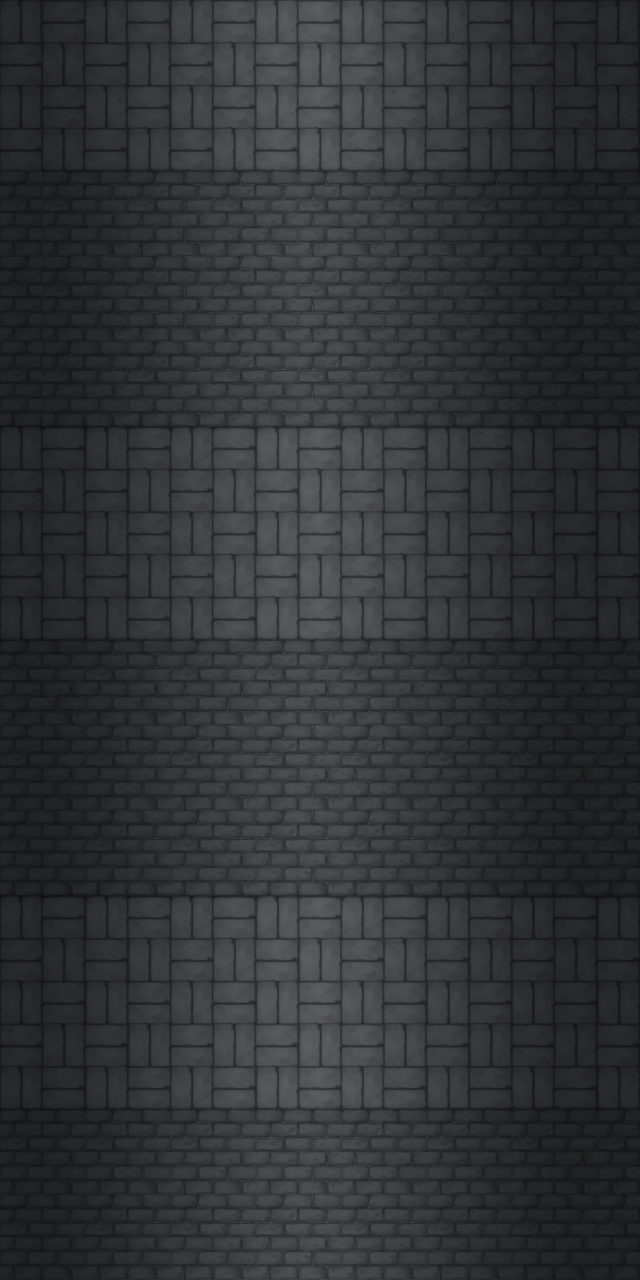
#> input picture input/A1-BackBG.jpg, 1920 x 3840 px (shown at 1/3 size); its folder holds only this picture in this run
$ python mix.py
#> lines starting #> are read from the running program, lines starting #| are printed output that depends on the picture
### core.py
import os
import numpy as np
import math
import glob
import cv2
import struct

inputPath = 'input'
outputPath = 'output'
testPath = 'test'


class ImgMixer():
    def __init__(self):
        self.imgMap = []
        self.unit = 128

    def isDiff(self, diffVal):
        bName = self.getFileName(self.imgName)
        if 'FrontBG' in bName:
            return diffVal < 0.5
        else:
            return diffVal < 2

    def getExt(self, filePath):
        return filePath.split('.')[-1]

    def getFileName(self, filePath):
        base = os.path.basename(filePath)
        return os.path.splitext(base)[0]

    def getBinPath(self, filePath):
        return '%s.bin' % self.getFileName(filePath)

    def getExImgPath(self, filePath):
        return '%s/%s.jpg' % (outputPath, self.getFileName(filePath))

    def getMatPath(self):
        return '%s/mat.jpg' % outputPath

    def getFile(self, type, path=inputPath, filterFile=None):
#> called with type = ('.jpg', '.png'), path = 'input'
        match = []
        filter = []
        if filterFile != None:
            with open(filterFile) as f:
                filter = f.readlines()
            filter = [a.strip() for a in filter]
        for root, dirs, files in os.walk(path):
            for file in files:
                if file.endswith(type):
                    match.append(os.path.join(root, file))
#> in openImg, img is the input picture: shape (3840, 1920, 3); mean B, G, R 53.1, 50.5, 49.7
        return [a for a in match if a not in filter]

    def makeMaps(self, inputImg):
        unitW, unitH = self.unit, self.unit

        h, w, _ = inputImg.shape
#> h = 3840; w = 1920

        xLength = w // unitW
#> xLength = 15
        yLength = h // unitH
#> yLength = 30

        indexMap = bytearray()
        header = struct.pack("2B", xLength, yLength)
        indexMap.extend(header)

        for y in range(yLength):
            for x in range(xLength):
                pimgX = x * unitW
                pimgY = y * unitH

                pimg = inputImg[pimgY:pimgY + unitH, pimgX:pimgX + unitW]
                resIndex = self.calUniqueImg(pimg)
                b = struct.pack('H', resIndex)
                indexMap.extend(b)
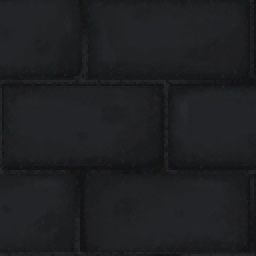
#> pimg: shape (128, 128, 3) (shown 2 times larger); mean B, G, R 33.8, 31.7, 30.8

        return indexMap

    def getBrightness(self, img):
        grayImage = cv2.cvtColor(img, cv2.COLOR_RGB2GRAY)
        m = cv2.mean(grayImage)[:3][0]
        return m

    def getCmpSource(self, img):
        grayImage = cv2.cvtColor(img, cv2.COLOR_RGB2GRAY)
        (thresh, blackAndWhiteImage) = cv2.threshold(
            grayImage, 128, 255, cv2.THRESH_BINARY | cv2.THRESH_OTSU)
        return blackAndWhiteImage

    def imgCmp(self, img1, img2):
        imgGray1 = self.getCmpSource(img1)
        imgGray2 = self.getCmpSource(img2)
        res = cv2.absdiff(imgGray1, imgGray2)
        res = res.astype(np.uint8)
        percentage = (np.count_nonzero(res) * 100) / res.size
        return percentage

    # [7 lines left out: function idConverter, not called in this run]

    def calUniqueImg(self, partImg):
        isFound = False
        bImg = self.getBrightness(partImg)

        if len(self.imgMap) > 0:
            sortedSet = []
            for i, set in enumerate(self.imgMap):
                img = set[0]
                diff = self.imgCmp(img, partImg)
                sortedSet.append((i, diff, set))

            sortedSet = sorted(sortedSet, key=lambda item: item[1])
            for set in sortedSet:
                index, diff, img, b2 = set[0], set[1], set[2][0], set[2][1]
                if self.isDiff(diff):
                    if abs(b2 - bImg) < 2:
                        resIndex = index
                        isFound = True
                else:
                    break
                if isFound:
                    break
        if not isFound:
            set = partImg, bImg
            self.imgMap.append(set)
            resIndex = len(self.imgMap) - 1

        return resIndex

    def concatImg(self):
        unitW, unitH = self.unit, self.unit
        imgMapLen = len(self.imgMap)
        wCount = 20
        w, h = wCount * unitW, math.ceil(imgMapLen / wCount) * unitH
        dst = np.zeros((h, w, 3), np.uint8)
        for i, set in enumerate(self.imgMap):
            img = set[0]
            pimgX = i % wCount * unitW
            pimgY = i // wCount * unitH
            dst[pimgY:pimgY + unitH, pimgX:pimgX + unitW] = img
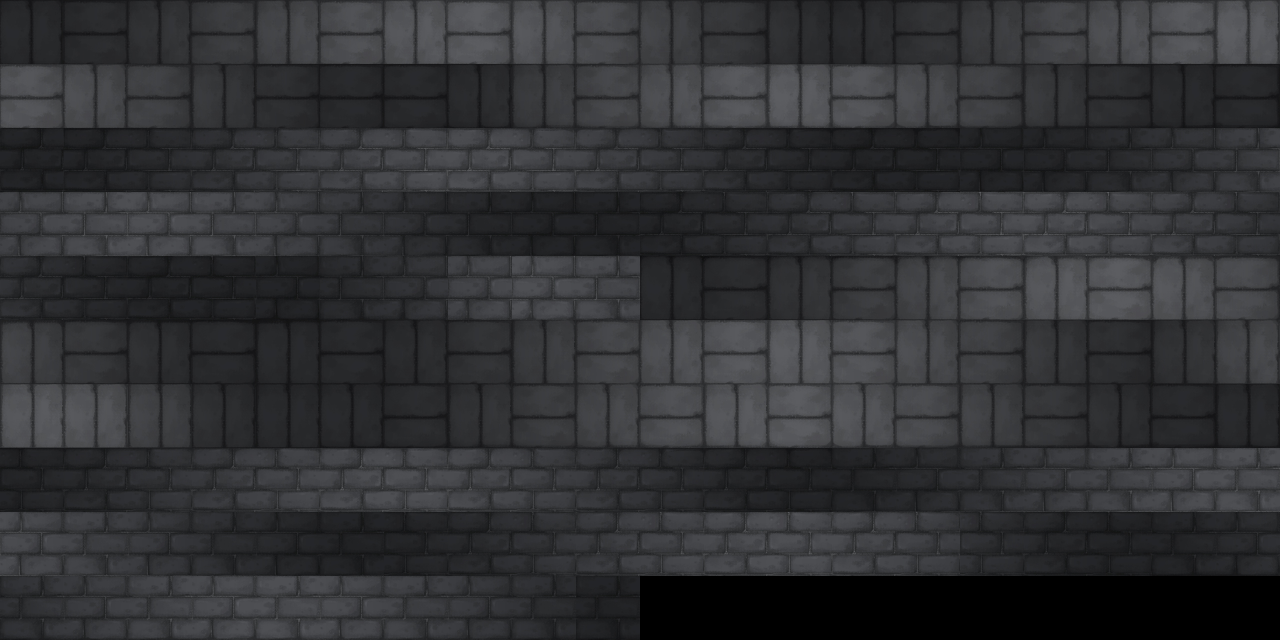
#> dst: shape (1280, 2560, 3) (shown at 1/2 size); mean of channels 0, 1, 2 52, 49.5, 48.6; drawn as B, G, R
        return dst

    def openImg(self, imgName):
        self.imgName = imgName

        if '.png' in imgName:
            img = cv2.imread(imgName, cv2.IMREAD_UNCHANGED)
            trans_mask = img[:, :, 3] == 0
            img[trans_mask] = [0, 0, 255, 255]
            img = cv2.cvtColor(img, cv2.COLOR_RGBA2RGB)
        else:
            img = cv2.imread(imgName)

        return img

    def saveMat(self):
        concatImg = self.concatImg()
        self.saveImg(self.getMatPath(), concatImg)

    def saveImg(self, filePath, img):
        self.tryMakeDir(filePath)
        cv2.imwrite(filePath, img, [int(cv2.IMWRITE_JPEG_QUALITY), 75])

    def saveMaps(self, fName, indexMap):

        binPath = self.getBinPath(fName)
        outBinPath = '%s/%s' % (outputPath, binPath)

        self.tryMakeDir(outBinPath)
        with open(outBinPath, 'wb') as f:
            f.write(indexMap)

    def start(self, type=0):
        fileNames = self.getFile((".jpg", ".png"), inputPath)

        if type == 1:
            fileNames = [
                name for name in fileNames
                if os.path.basename(name).startswith('A')
                or os.path.basename(name).startswith('B')
            ]

        # corp and save unique images
        for fName in fileNames:
            img = self.openImg(fName)
            indexMap = self.makeMaps(img)
            self.saveMaps(fName, indexMap)
            print("complete: %s" % fName)
        self.saveMat()

    # [34 lines left out: functions matting, getMaterial, not called in this run]

    def tryMakeDir(self, path):
        if not os.path.exists(os.path.dirname(path)):
            try:
                os.makedirs(os.path.dirname(path))
            except OSError as exc:
                if exc.errno != errno.EEXIST:
                    raise

    # [25 lines left out: functions makeTestImg, restore, not called in this run]

### mix.py
from core import ImgMixer

if __name__ == "__main__":
    imgMixer = ImgMixer()
    imgMixer.start()
